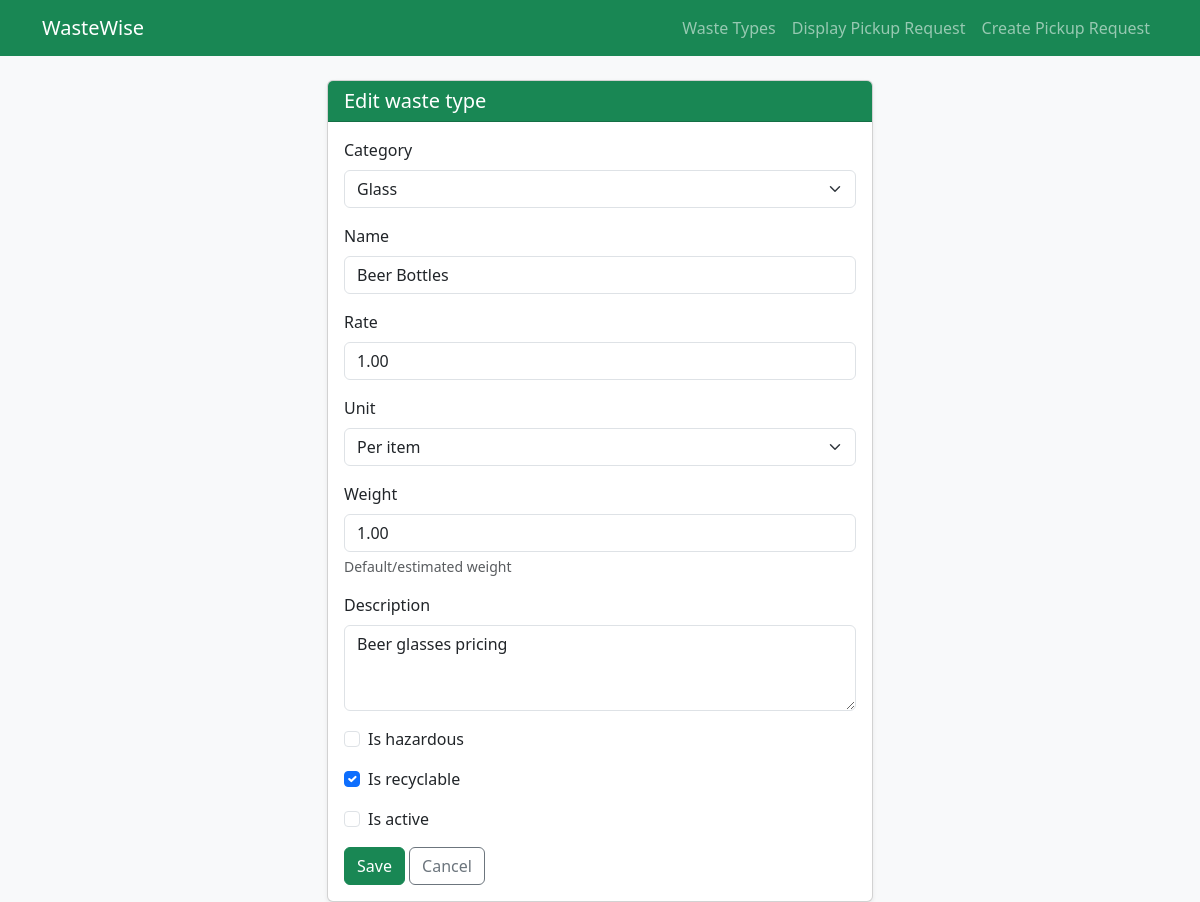
The page /rubbish/2/edit/ (signed in) on the database its author committed.
### rubbish/models.py (models this page shows, shortened)
class RubbishDetail(models.Model):
    CATEGORY_CHOICES = [
        ('organic', 'Organic'),
        ('plastic', 'Plastic'),
        ('paper', 'Paper'),
        ('glass', 'Glass'),
        ('metal', 'Metal'),
        ('ewaste', 'E-waste'),
        ('hazardous', 'Hazardous'),
        ('construction', 'Construction'),
    ]
    UNIT_CHOICES = [('ton', 'Per ton'), ('kg', 'Per kg'), ('item', 'Per item'), ('bag', 'Per bag')]
    waste_id = models.AutoField(primary_key=True)
    category = models.CharField(max_length=20, choices=CATEGORY_CHOICES)
    name = models.CharField(max_length=100)
    rate = models.DecimalField(max_digits=10, decimal_places=2,
                               validators=[MinValueValidator(0)])
    unit = models.CharField(max_length=10, choices=UNIT_CHOICES, default='kg')
    weight = models.DecimalField(max_digits=8, decimal_places=2, null=True,
                                 blank=True, validators=[MinValueValidator(0)],
                                 help_text="Default/estimated weight")
    description = models.TextField(blank=True)
    is_hazardous = models.BooleanField(default=False)
    is_recyclable = models.BooleanField(default=False)
    is_active = models.BooleanField(default=True)
    created_at = models.DateTimeField(auto_now_add=True)
    class Meta:
        ordering = ['category', 'name']
        verbose_name = 'Rubbish detail'

### rubbish/views.py (the view)
# urls.py: path('<int:pk>/edit/', views.rubbish_update, name='rubbish_update'),
@login_required
def rubbish_update(request, pk):
    item = get_object_or_404(RubbishDetail, pk=pk)
    form = RubbishDetailForm(request.POST or None, instance=item)
    if form.is_valid():
        form.save()
        messages.success(request, 'Waste type updated.')
        return redirect('rubbish_list')
    return render(request, 'rubbish/form.html', {'form': form, 'title': 'Edit waste type'})

### rubbish/forms.py
class RubbishDetailForm(forms.ModelForm):
    class Meta:
        model = RubbishDetail
        fields = ['category', 'name', 'rate', 'unit', 'weight',
                  'description', 'is_hazardous', 'is_recyclable', 'is_active']
        widgets = {'description': forms.Textarea(attrs={'rows': 3})}
    def __init__(self, *args, **kwargs):
        super().__init__(*args, **kwargs)
        for field in self.fields.values():
            widget = field.widget
            if isinstance(widget, forms.CheckboxInput):
                widget.attrs['class'] = 'form-check-input'
            elif isinstance(widget, forms.Select):
                widget.attrs['class'] = 'form-select'
            else:
                widget.attrs['class'] = 'form-control'

### templates/rubbish/form.html (shortened to what this page needs)
{% extends 'rubbish/base.html' %}
{% block content %}
<div class="row justify-content-center">
  <div class="col-md-8 col-lg-6">
    <div class="card shadow-sm">
      <div class="card-header bg-success text-white">
        <h1 class="h5 mb-0">{{ title }}</h1>
      </div>
      <div class="card-body">
        <form method="post">
          {% for field in form %}
            <div class="mb-3">
              {% if field.field.widget.input_type == 'checkbox' %}
                <div class="form-check">
                  {{ field }}
                  <label class="form-check-label" for="{{ field.id_for_label }}">{{ field.label }}</label>
                </div>
              {% else %}
                <label class="form-label" for="{{ field.id_for_label }}">{{ field.label }}</label>
                {{ field }}
              {% endif %}
              {% if field.help_text %}<div class="form-text">{{ field.help_text }}</div>{% endif %}
            </div>
          {% endfor %}
          <button type="submit" class="btn btn-success">Save</button>
          <a href="{% url 'rubbish_list' %}" class="btn btn-outline-secondary">Cancel</a>
        </form>
      </div>
    </div>
  </div>
</div>
{% endblock %}

### rows shown on the page
RubbishDetail: form "Glass" "Beer Bottles" "1.00" "Per item" "1.00" "Beer glasses pricing", form "☑"

### other values the page prints
{{ title }} "Edit waste type"
{{ field.label }} "Category" "Name" "Rate" "Unit" "Weight" "Description"
{{ field.help_text }} "Default/estimated weight"
{{ field.label }} "Is hazardous" "Is recyclable" "Is active"
